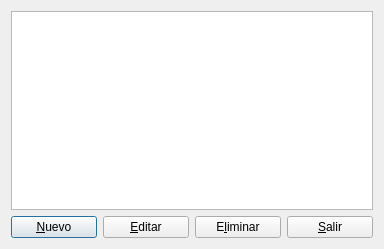
<?xml version="1.0" encoding="UTF-8"?>
<ui version="4.0">
 <author>José Manuel Díez Botella</author>
 <class>usuarios</class>
 <widget class="QDialog" name="usuarios">
  <property name="geometry">
   <rect>
    <x>0</x>
    <y>0</y>
    <width>384</width>
    <height>249</height>
   </rect>
  </property>
  <property name="windowTitle">
   <string>Gestión usuarios</string>
  </property>
  <layout class="QVBoxLayout" name="verticalLayout_3">
   <item>
    <widget class="QTableView" name="usuariostableView"/>
   </item>
   <item>
    <layout class="QHBoxLayout">
     <item>
      <widget class="QPushButton" name="nuevopushButton">
       <property name="text">
        <string>&amp;Nuevo</string>
       </property>
       <property name="icon">
        <iconset resource="keme.qrc">
         <normaloff>:/iconos/graf/Files-New-File-icon.png</normaloff>:/iconos/graf/Files-New-File-icon.png</iconset>
       </property>
       <property name="shortcut">
        <string>Alt+N</string>
       </property>
      </widget>
     </item>
     <item>
      <widget class="QPushButton" name="editarpushButton">
       <property name="text">
        <string>&amp;Editar</string>
       </property>
       <property name="icon">
        <iconset resource="keme.qrc">
         <normaloff>:/iconos/graf/lapiz.xpm</normaloff>:/iconos/graf/lapiz.xpm</iconset>
       </property>
      </widget>
     </item>
     <item>
      <widget class="QPushButton" name="eliminarpushButton">
       <property name="text">
        <string>E&amp;liminar</string>
       </property>
       <property name="icon">
        <iconset resource="keme.qrc">
         <normaloff>:/iconos/graf/borrar.png</normaloff>:/iconos/graf/borrar.png</iconset>
       </property>
       <property name="shortcut">
        <string>Alt+L</string>
       </property>
      </widget>
     </item>
     <item>
      <widget class="QPushButton" name="salirpushButto">
       <property name="text">
        <string>&amp;Salir</string>
       </property>
       <property name="icon">
        <iconset resource="keme.qrc">
         <normaloff>:/iconos/graf/application-exit.png</normaloff>:/iconos/graf/application-exit.png</iconset>
       </property>
       <property name="shortcut">
        <string>Alt+S</string>
       </property>
      </widget>
     </item>
    </layout>
   </item>
  </layout>
 </widget>
 <layoutdefault spacing="6" margin="11"/>
 <pixmapfunction>qPixmapFromMimeSource</pixmapfunction>
 <tabstops>
  <tabstop>usuariostableView</tabstop>
  <tabstop>nuevopushButton</tabstop>
  <tabstop>eliminarpushButton</tabstop>
  <tabstop>salirpushButto</tabstop>
 </tabstops>
 <resources>
  <include location="keme.qrc"/>
 </resources>
 <connections>
  <connection>
   <sender>salirpushButto</sender>
   <signal>clicked()</signal>
   <receiver>usuarios</receiver>
   <slot>reject()</slot>
   <hints>
    <hint type="sourcelabel">
     <x>20</x>
     <y>20</y>
    </hint>
    <hint type="destinationlabel">
     <x>20</x>
     <y>20</y>
    </hint>
   </hints>
  </connection>
 </connections>
</ui>
